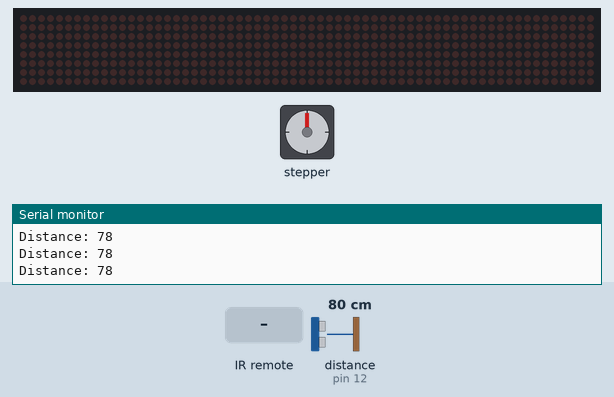
This sketch was run on a simulated Arduino Uno, built with avr-gcc and run on an emulated ATmega328P. On the bench: 64×8 LED matrix, stepper motor, the last lines printed to the serial monitor. Wiring (inferred from the names in the program): ultrasonic range finder: trigger pin 13; echo pin 12. The test bench sets the inputs (shaded band); at power-on: distance to the obstacle (sensor on pin 12) 80 cm. The echo pulse lasts 58.3 µs per cm; stepper angles assume 1650 steps per turn.

Above: at 1.2 s.
1.3 s: distance to the obstacle (sensor on pin 12) set to 10 cm
2.8 s: distance to the obstacle (sensor on pin 12) set to 7 cm
At 2.99 s:
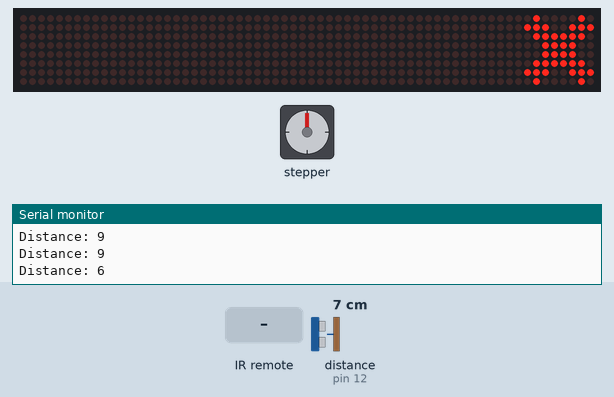
At 4.8 s:
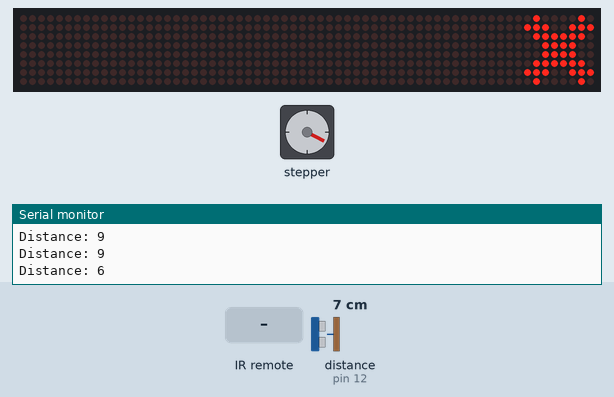
5.8 s: infrared code 0xE718FF00 received
At 8.5 s:
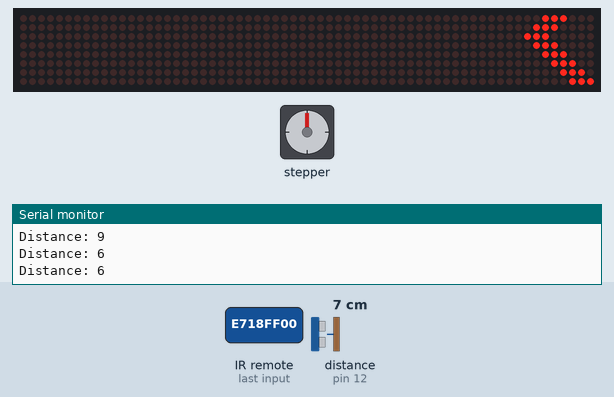
8.8 s: infrared code 0xAD52FF00 received
11.8 s: infrared code 0xAD52FF00 received
14.8 s: distance to the obstacle (sensor on pin 12) set to 18 cm
At 14.99 s:
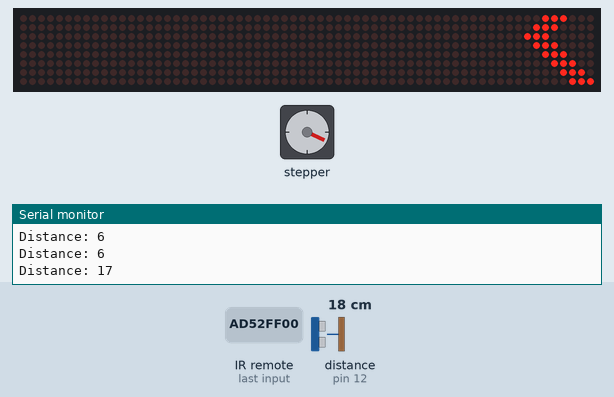
Timing chart, 0 to 17.8 s (numbered marks = the images above; inputs shaded):
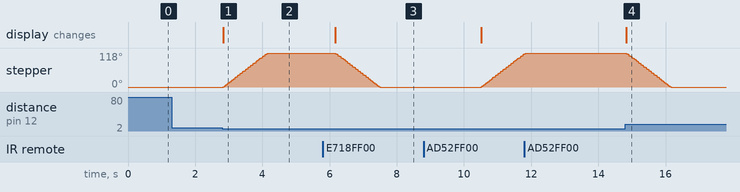

Measured:
- the behaviour switches between 9 and 8 cm on distance to the obstacle (sensor on pin 12) (found by bisection; images 0 and 1)
- after the input at 2.8 s, stepper: turns 118° clockwise in 1.3 s, starting at once; the display: changes at once (image 1)
- after the input at 5.8 s, stepper: turns 118° counter-clockwise in 1.3 s, starting after 0.37 s; the display: changes after 0.37 s (image 3)
- after the input at 14.8 s, stepper: turns 118° counter-clockwise in 1.3 s, starting at once; the display: changes at once (image 4)

The sketch:

CrossingGate.ino
```cpp
//libraries
#include <Stepper.h> //stepper
#include <LedControl.h> //8x8 LED
#include <IRremote.h> //IR remote and Recieveer

//stepper motor configuration
const int stepsPerRevolution = 1650; // steps per rev
int rotationCW = 0; //Clockwise rotation
int rotationCCW = 0; //Counter Clockwise rotation
int location = 1; //default location
Stepper myStepper = Stepper(stepsPerRevolution, 11, 9, 10, 8); //pin > port

//ultrasonic sensor configuration
const int trigPin = 13; //pin 13 > port
const int echoPin = 12; //pin 12 > port
long duration = 0;
int distance = 0;

//IR reciever and remote configuration
int reciever = 3; // pin 3
IRrecv irrecv(reciever); //pin > port
#define Button_Up 0xE718FF00 //HEX code for button 0 from remote
#define Button_Down 0xAD52FF00 //HEX code for button 1 from remote
uint32_t Previous;

//8x8 LED configuration
int DIN = 4; //pin 4
int CS =  5; //pin 5
int CLK = 6; //pin 6
LedControl lc=LedControl(DIN,CLK,CS,0); //LED CONTROL pin > port
byte x[8]={0x42,0xE7,0x7E,0x3C,0x3C,0x7E,0xE7,0x42}; // produces cross as a stop/warning signal
byte check[8]={0x38,0x70,0xE0,0x70,0x38,0x1C,0x0E,0x07}; //produces check as a go signal

void printByte(byte character []){ //function to produce the go or stop/warning signal
  int i = 0;
  for(i=0;i<8;i++)
  {
    lc.setRow(0,i,character[i]);
  }
}

void readDistance()
{
  //ultrasonic reading distance
  digitalWrite(trigPin, LOW); // Clears the trigPin
  delayMicroseconds(2);
  digitalWrite(trigPin, HIGH); // Sets the trigPin on HIGH state for 10 micro seconds
  delayMicroseconds(10);
  digitalWrite(trigPin, LOW); // Reads the echoPin, returns the sound wave travel time in microseconds
}

void setup() {
  //set up for steppermotor
  myStepper.setSpeed(15); //speed

  //set up for ultrasonic sensor
  pinMode(trigPin, OUTPUT); //trigger pin
  pinMode(echoPin, INPUT); // echo pin

  //set up for IRreciever and remote
  irrecv.enableIRIn(); //enable IR input

  //set up for LED 8x8
  lc.shutdown(0,false);       //The MAX72XX is in power-saving mode on startup
  lc.setIntensity(0,15);      // Set the brightness to maximum value
  lc.clearDisplay(0);

  //serial monitor
  Serial.begin(9600); //serial communication baud rate of 9600
}

void loop() {

  //ultrasonic read
  readDistance();
  long duration = pulseIn(echoPin, HIGH);// Calculating the distance
  int distance = duration * 0.034 / 2;
  Serial.print("Distance: "); // Prints the distance on the Serial Monitor
  Serial.println(distance);

  //Gate control through IR reciever and Remote
  if (irrecv.decode())
  {
    if(irrecv.decodedIRData.decodedRawData == Button_Up && distance <= 7) //open gate button
    {
      rotationCCW = 0.33*-stepsPerRevolution;
      printByte(check); //output LED: check warning sign
      myStepper.step(rotationCCW); //open gate
      location = 1;
      delay(3000); // 3 second delay before closing the gate again
    }
    else if(irrecv.decodedIRData.decodedRawData == Button_Down && distance > 7) // close gate button
    {
      rotationCW = (0.33*stepsPerRevolution);
      printByte(x); // output LED: cross warning sign
      myStepper.step(rotationCW); // close gate
      location = (2);
      delay(3000); // 3 second delay before opening the gate again
    }
    // print IR recieved data in hexa and resume taking data from remote
    Serial.println(irrecv.decodedIRData.decodedRawData, HEX);
    irrecv.resume();
  }

  //Gate control through Ultrasonic Sensor
  else if (distance <= 7 && location == 1) // closes the gate when train is detected
  {
    rotationCW = (0.33*stepsPerRevolution);
    printByte(x); // output LED: cross warning sign
    myStepper.step(rotationCW); // close gate
    location = (2);
    delay(2000); // 3 second delay before closing the gate again
  }
  else if(distance >= 7 && location == 2) // opens the gate when train is not detected
  {
    rotationCCW = 0.33*-stepsPerRevolution;
    printByte(check); //output LED: check warning sign
    myStepper.step(rotationCCW); //open gate
    location = 1;
    delay(1500); // 3 second delay before opening the gate again
  }
}  
```
